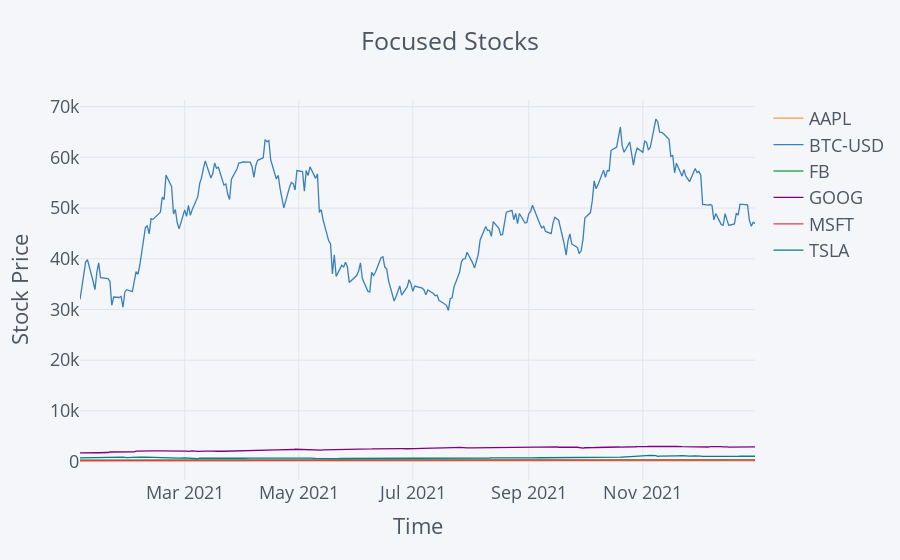

The notebook cell saved with this chart:
### Code cell
stocks.Close.iplot(title="Focused Stocks", xTitle="Time", yTitle="Stock Price")

### Figure 1 — Plotly figure (JSON) as saved in the notebook; plotly's stock layout.template omitted (floating-point values rounded to 4 significant figures; data arrays with more than 128 entries replaced by an {"elided": "..."} marker saying what was removed)
{"data": [{"line": {"color": "rgba(255, 153, 51, 1.0)", "dash": "solid", "shape": "linear", "width": 1.3}, "mode": "lines", "name": "AAPL", "text": "", "type": "scatter", "x": {"elided": "252 str values"}, "y": {"elided": "252 float values"}}, {"line": {"color": "rgba(55, 128, 191, 1.0)", "dash": "solid", "shape": "linear", "width": 1.3}, "mode": "lines", "name": "BTC-USD", "text": "", "type": "scatter", "x": {"elided": "252 str values"}, "y": {"elided": "252 float values"}}, {"line": {"color": "rgba(50, 171, 96, 1.0)", "dash": "solid", "shape": "linear", "width": 1.3}, "mode": "lines", "name": "FB", "text": "", "type": "scatter", "x": {"elided": "252 str values"}, "y": {"elided": "252 float values"}}, {"line": {"color": "rgba(128, 0, 128, 1.0)", "dash": "solid", "shape": "linear", "width": 1.3}, "mode": "lines", "name": "GOOG", "text": "", "type": "scatter", "x": {"elided": "252 str values"}, "y": {"elided": "252 float values"}}, {"line": {"color": "rgba(219, 64, 82, 1.0)", "dash": "solid", "shape": "linear", "width": 1.3}, "mode": "lines", "name": "MSFT", "text": "", "type": "scatter", "x": {"elided": "252 str values"}, "y": {"elided": "252 float values"}}, {"line": {"color": "rgba(0, 128, 128, 1.0)", "dash": "solid", "shape": "linear", "width": 1.3}, "mode": "lines", "name": "TSLA", "text": "", "type": "scatter", "x": {"elided": "252 str values"}, "y": {"elided": "252 float values"}}], "layout": {"legend": {"bgcolor": "#F5F6F9", "font": {"color": "#4D5663"}}, "paper_bgcolor": "#F5F6F9", "plot_bgcolor": "#F5F6F9", "title": {"font": {"color": "#4D5663"}, "text": "Focused Stocks"}, "xaxis": {"gridcolor": "#E1E5ED", "showgrid": true, "tickfont": {"color": "#4D5663"}, "title": {"font": {"color": "#4D5663"}, "text": "Time"}, "zerolinecolor": "#E1E5ED"}, "yaxis": {"gridcolor": "#E1E5ED", "showgrid": true, "tickfont": {"color": "#4D5663"}, "title": {"font": {"color": "#4D5663"}, "text": "Stock Price"}, "zerolinecolor": "#E1E5ED"}}}
